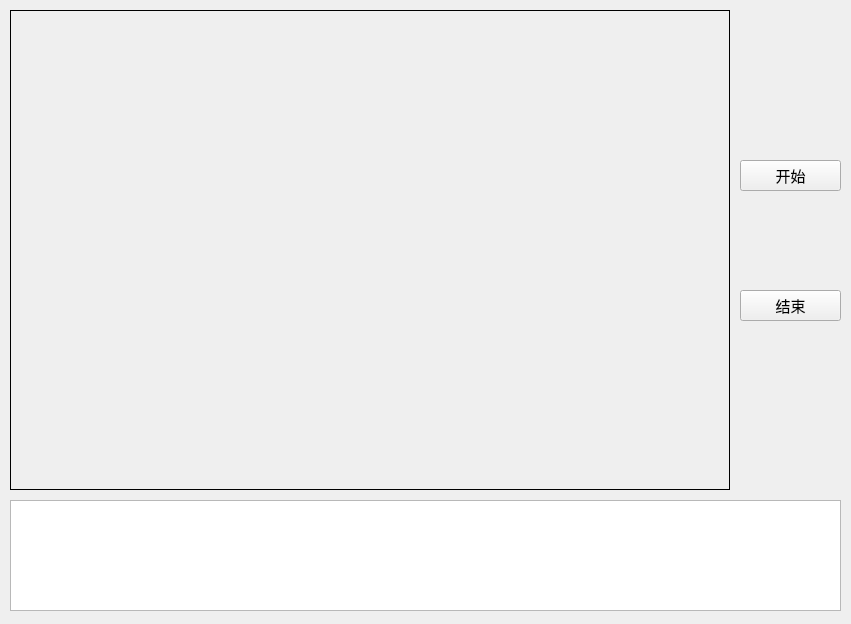
<?xml version="1.0" encoding="UTF-8"?>
<ui version="4.0">
 <class>MainWindow</class>
 <widget class="QMainWindow" name="MainWindow">
  <property name="geometry">
   <rect>
    <x>0</x>
    <y>0</y>
    <width>851</width>
    <height>624</height>
   </rect>
  </property>
  <property name="windowTitle">
   <string>SSD300视频流检测</string>
  </property>
  <widget class="QWidget" name="centralWidget">
   <widget class="QLabel" name="label_imgshow">
    <property name="geometry">
     <rect>
      <x>10</x>
      <y>10</y>
      <width>720</width>
      <height>480</height>
     </rect>
    </property>
    <property name="font">
     <font>
      <family>Agency FB</family>
      <pointsize>11</pointsize>
     </font>
    </property>
    <property name="frameShape">
     <enum>QFrame::Box</enum>
    </property>
    <property name="text">
     <string/>
    </property>
   </widget>
   <widget class="QPushButton" name="pushButton_start">
    <property name="geometry">
     <rect>
      <x>740</x>
      <y>160</y>
      <width>101</width>
      <height>31</height>
     </rect>
    </property>
    <property name="font">
     <font>
      <family>Agency FB</family>
      <pointsize>11</pointsize>
     </font>
    </property>
    <property name="text">
     <string>开始</string>
    </property>
   </widget>
   <widget class="QPushButton" name="pushButton_end">
    <property name="geometry">
     <rect>
      <x>740</x>
      <y>290</y>
      <width>101</width>
      <height>31</height>
     </rect>
    </property>
    <property name="font">
     <font>
      <family>Agency FB</family>
      <pointsize>11</pointsize>
     </font>
    </property>
    <property name="text">
     <string>结束</string>
    </property>
   </widget>
   <widget class="QTextEdit" name="textEdit">
    <property name="geometry">
     <rect>
      <x>10</x>
      <y>500</y>
      <width>831</width>
      <height>111</height>
     </rect>
    </property>
   </widget>
  </widget>
 </widget>
 <resources/>
 <connections/>
</ui>
